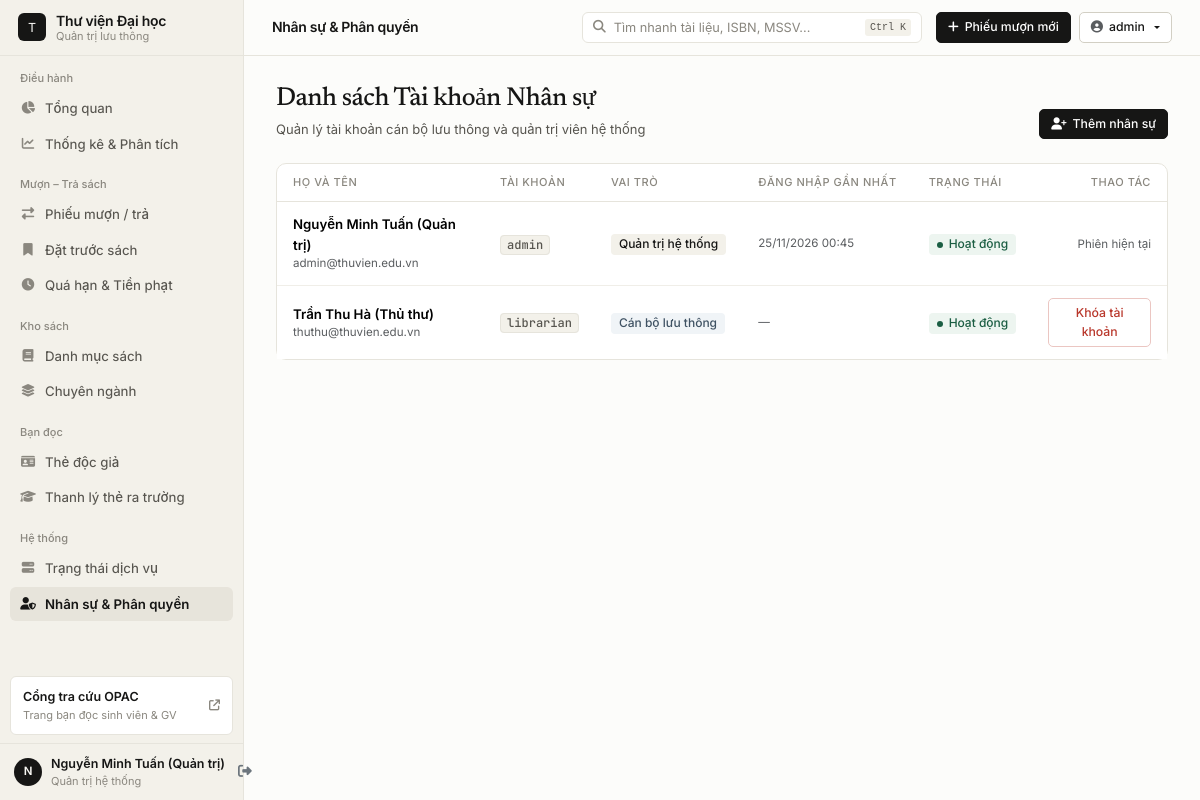
The page /users (signed in) on the database as committed earlier.
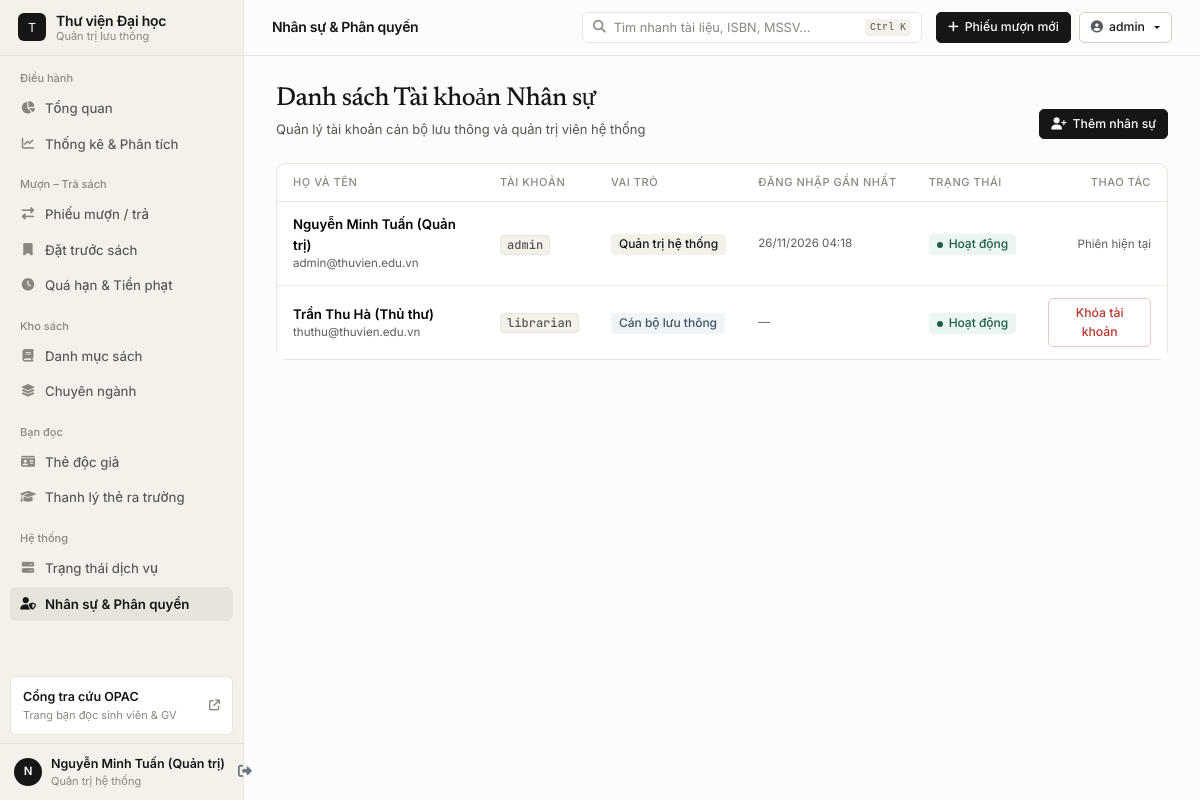
The same page on the database as committed later.
### app/models/user.py (models this page shows, shortened)
class User(UserMixin, db.Model):
    __tablename__ = 'users'
    id = db.Column(db.Integer, primary_key=True)
    username = db.Column(db.String(80), unique=True, nullable=False, index=True)
    email = db.Column(db.String(150), unique=True, nullable=False, index=True)
    password_hash = db.Column(db.String(300), nullable=False)
    full_name = db.Column(db.String(200), nullable=False)
    role = db.Column(db.String(20), default='librarian')  # admin, librarian
    avatar = db.Column(db.String(300))
    is_active = db.Column(db.Boolean, default=True)
    last_login = db.Column(db.DateTime)
    created_at = db.Column(db.DateTime, default=datetime.utcnow)
    updated_at = db.Column(db.DateTime, default=datetime.utcnow, onupdate=datetime.utcnow)
    loans_processed = db.relationship('Loan', backref='librarian', lazy='dynamic', foreign_keys='Loan.librarian_id')
    @property
    def is_admin(self):
        return self.role == 'admin'

### app/web/auth.py (the view)
@auth_bp.route('/users')
@login_required
@PermissionService.require_admin
def users():
    users_list = AuthService.get_all_users()
    return render_template('auth/users.html', users=users_list)

### app/models/user.py (called while the page is built)
@login_manager.user_loader
def load_user(user_id):
    user = db.session.get(User, int(user_id))
    return user if user and user.is_active else None

### app/services/auth_service.py (called while the page is built)
    @staticmethod
    def get_all_users():
        return User.query.order_by(User.role.asc(), User.full_name.asc()).all()

    @staticmethod
    def require_admin(f):
        from functools import wraps
        from flask import abort
        from flask_login import current_user
        @wraps(f)
        def decorated(*args, **kwargs):
            if not current_user.is_authenticated or not current_user.is_admin:
                abort(403)
            return f(*args, **kwargs)
        return decorated

### app/templates/auth/users.html (shortened to what this page needs)
{% extends 'base.html' %}
{% block page_title %}Nhân sự & Phân quyền{% endblock %}
{% block content %}
<div class="section-header">
    <div>
        <h2 class="section-title">Danh sách Tài khoản Nhân sự</h2>
        <p class="section-subtitle">Quản lý tài khoản cán bộ lưu thông và quản trị viên hệ thống</p>
    </div>
    <a href="{{ url_for('auth.create_user') }}" class="btn btn-primary btn-sm">
        <i class="fas fa-user-plus"></i>Thêm nhân sự
    </a>
</div>
<div class="card">
    <div class="table-responsive">
        <table class="table table-hover">
            <thead>
                <tr>
                    <th>Họ và tên</th>
                    <th>Tài khoản</th>
                    <th>Vai trò</th>
                    <th>Đăng nhập gần nhất</th>
                    <th>Trạng thái</th>
                    <th class="text-end">Thao tác</th>
                </tr>
            </thead>
            <tbody>
                {% for user in users %}
                <tr>
                    <td>
                        <div class="fw-semibold">{{ user.full_name }}</div>
                        <div class="text-muted small">{{ user.email }}</div>
                    </td>
                    <td><code>{{ user.username }}</code></td>
                    <td>
                        <span class="status-pill {% if user.role == 'admin' %}pill-indigo{% else %}pill-sky{% endif %}">
                            {{ 'Quản trị hệ thống' if user.role == 'admin' else 'Cán bộ lưu thông' }}
                        </span>
                    </td>
                    <td class="text-muted small">{{ user.last_login | fmt_datetime }}</td>
                    <td>
                        <span class="status-pill {% if user.is_active %}pill-emerald{% else %}pill-rose{% endif %}">
                            <span class="dot"></span>{{ 'Hoạt động' if user.is_active else 'Tạm khóa' }}
                        </span>
                    </td>
                    <td class="text-end">
                        {% if user.id != current_user.id %}
                        <form method="POST" action="{{ url_for('auth.toggle_user', user_id=user.id) }}" class="d-inline" data-no-pjax
                              onsubmit="return confirm('Xác nhận thay đổi trạng thái hoạt động của tài khoản {{ user.username }}?')">
                            <button type="submit" class="btn btn-sm {% if user.is_active %}btn-outline-danger{% else %}btn-outline-primary{% endif %}">
                                {{ 'Khóa tài khoản' if user.is_active else 'Kích hoạt' }}
                            </button>
                        </form>
                        {% else %}
                        <span class="text-muted small">Phiên hiện tại</span>
                        {% endif %}
                    </td>
                </tr>
                {% endfor %}
            </tbody>
        </table>
    </div>
</div>
{% endblock %}

### app/templates/base.html (shortened to what the changed rows need)
<!DOCTYPE html>
<html lang="vi">
<head>
    <link href="https://cdn.jsdelivr.net/npm/bootstrap@5.3.2/dist/css/bootstrap.min.css" rel="stylesheet">
    <link href="https://cdnjs.cloudflare.com/ajax/libs/font-awesome/6.5.0/css/all.min.css" rel="stylesheet">
    <link href="{{ url_for('static', filename='css/library.css') }}" rel="stylesheet">
</head>
<body data-shell="staff">
<aside id="sidebar">
    <div class="sidebar-footer">
        <div class="staff-chip">
            <div class="staff-avatar">{{ current_user.full_name[0]|upper }}</div>
            <div class="flex-grow-1 min-w-0">
                <div class="staff-name">{{ current_user.full_name }}</div>
                <div class="staff-role">{{ 'Quản trị hệ thống' if current_user.is_admin else 'Cán bộ lưu thông' }}</div>
            </div>
            <a href="{{ url_for('auth.logout') }}" class="text-secondary ms-1" title="Đăng xuất" data-no-pjax>
                <i class="fas fa-right-from-bracket"></i>
            </a>
        </div>
    </div>
</aside>
<div id="appMain">
    <header id="topbar">
        <h1 class="topbar-heading" id="topbarTitle">{% block page_title %}Bảng điều hành{% endblock %}</h1>
        <div class="d-flex align-items-center gap-2">
            <div class="dropdown">
                <button class="btn btn-outline-secondary btn-sm dropdown-toggle" data-bs-toggle="dropdown" type="button">
                    <i class="fas fa-circle-user text-muted"></i>
                    <span class="d-none d-md-inline">{{ current_user.username }}</span>
                </button>
            </div>
        </div>
    </header>
    <main class="workspace-body" id="pageViewport">
        {% block content %}{% endblock %}
    </main>
</div>
</body>
</html>

Rows that differ between the two databases and show on the page:
changed User "Nguyễn Minh Tuấn (Quản trị)": last_login|fmt_datetime "25/11/2026 00:45" → "26/11/2026 04:18"
